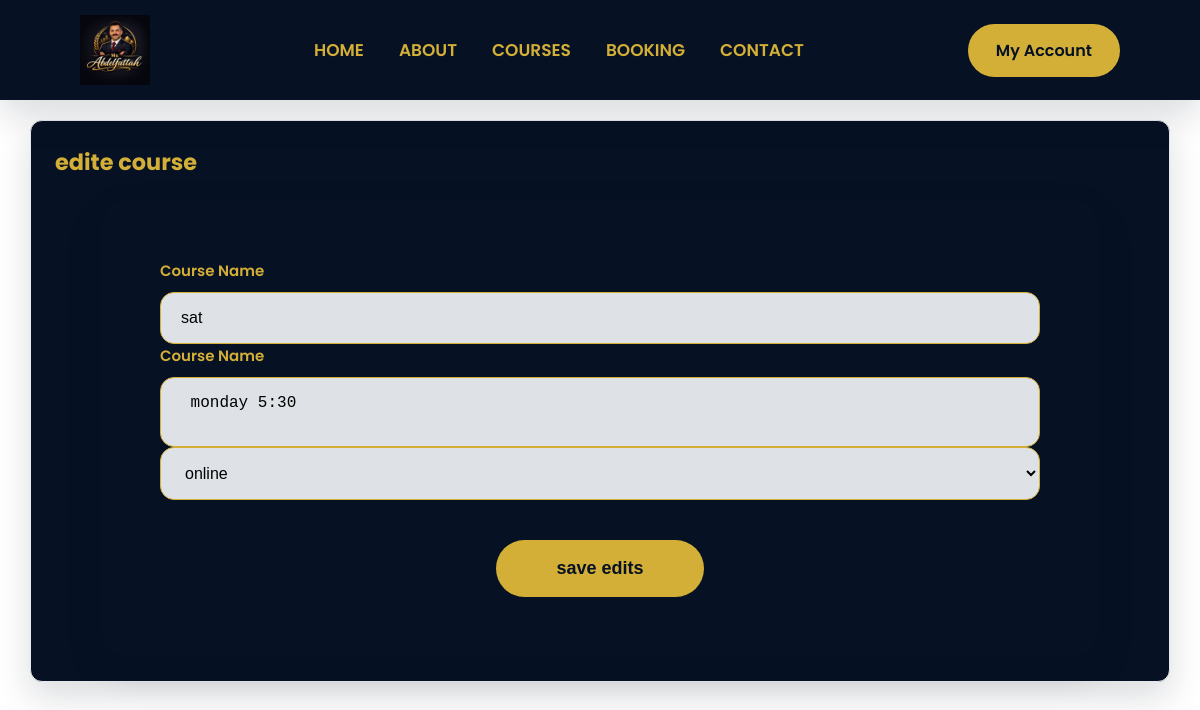
Screenshot of /admin/edit-course/1 (signed in) with the database file from the repository.
### models/course.py (models this page shows)
class Course(db.Model):
    id = db.Column(db.Integer, primary_key=True)
    title = db.Column(db.String(150), nullable=False)
    description = db.Column(db.Text, nullable=False)
    course_type = db.Column(db.String(20), nullable=False)
    image = db.Column(db.String(255), nullable=True)
    is_active = db.Column(db.Boolean, default=True)

### routes/admin.py (the view, shortened to what this page needs)
@admin.route("/admin/edit-course/<int:course_id>", methods=["GET", "POST"])
@login_required
@admin_required
def edit_course( course_id ):
    course = Course.query.get_or_404(course_id)
    return render_template("admin/edit-course.html", course=course, name="Edit Course")

### file.py (called while the page is built)
@login_manager.user_loader
def load_user(user_id):
    return db.session.get(User, int(user_id))

### templates/admin/edit-course.html (shortened to what this page needs)
{% extends "base.html"%}
{%block body%}
<div class="admin-container">
    <div class="card-admin">
        <div class="card-header">
            <h2 class="card-title">edite course</h2>
        </div>
        <div class="booking-form">
            <form method="post" class="admin-form">
               <div class="input-box">
                   <label class="form-label">Course Name</label>
                   <input
                    type="text"
                    name="title"
                    value="{{course.title}}"
                     required
                    >
               </div>
               <div class="input-box">
                   <label class="form-label">Course Name</label>
                  <textarea
                   name="description"
                   required
                  > {{course.description}}</textarea>
               </div>
               <div class="input-box">
                <select name="course_type" id="course_type" required>
                   <option value="online" {% if course.course_type =="online" %} selected {% endif %}>
                      online
                   </option>
                </select>
               </div>
               <div class="submit-btn">
                 <button type="submit">
                 save edits
                </button>
               </div>
            </form>
        </div>
    </div>
</div>
{%endblock%}

### static/css/style.css (style rules this page uses)
:root { --primary-color:#061123; --secondary-color:#d4af37; --background-color:#dee2e6; --white:#ffffff; --black:#000000; --dark-light:#14213d; --gray:#6c757d; --light-gray:#ced4da; --border-color:#adb5bd; --success:#2ecc71; --danger:#e63946; --warning:#fca311; --card-bg:#ffffff; --card-hover:#f9f9fa; --button-primary:#fca311; --button-hover:#d98c00; --button-dark:#061123; --shadow:0 15px 35px rgba(6, 17, 35,.15); --radius:10px; --trnasition:.35s ease; }
* { margin: 0; padding: 0; box-sizing: border-box; }
body { font-family: 'poppins', sans-serif; background: var(--white); color: var(--black); overflow-x: hidden; }
.booking-form { max-width: 1000px; margin: auto; background: var(--primary-color); border-radius: 30px; padding: 60px; box-shadow: var(--shadow); }
.input-box { display: flex; flex-direction: column; }
.input-box label { font-size: 15px; font-weight: 600; color: var(--secondary-color); margin-bottom: 10px; }
.input-box input, .input-box select, .input-box textarea { width: 100%; padding: 16px 20px; border: 1px solid var(--secondary-color); border-radius: 14px; font-size: 16px; outline: none; transition: var(--trnasition); background: var(--background-color); }
.input-box textarea { resize: none; }
.submit-btn { margin-top: 40px; text-align: center; }
.submit-btn button { padding: 18px 60px ; border:none ; border-radius: 50px ; background:var(--secondary-color); color: var(--primary-color) ; transition: var(--trnasition) ; font-size:18px ; font-weight: 700; cursor: pointer; }

### static/css/admin.css (style rules this page uses)
:root { --primary-color:#061123; --secondary-color:#d4af37; --background-color:#dee2e6; --white:#ffffff; --black:#000000; --dark-light:#14213d; --gray:#6c757d; --light-gray:#ced4da; --border-color:#adb5bd; --success:#2ecc71; --danger:#e63946; --warning:#fca311; --shadow:0 15px 35px rgba(6, 17, 35,.15); --radius:12px; --transition:.35s ease; }
* { margin: 0; padding: 0; box-sizing: border-box; }
body { background: var(--white); color: var(--black); overflow-x: hidden; }
.admin-container { padding-top: 80px; width: 95%; max-width: 1400px; margin: 40px auto; }
.card-admin { width: 100%; background: var(--primary-color); border: 1px solid #E5E7EB; border-radius: var(--radius); box-shadow: var(--shadow); padding: 24PX; transition: var(--transition); }
.card-header { display: flex; justify-content: space-between; align-items: center; margin-bottom: 20px; }
.card-title { font-size: 1.4rem; font-weight: 700; color: var(--secondary-color); }
.form-label { font-size: 0.95rem; font-weight: 600; color: #6c757d; }

### rows the page displays
Course: title "sat", description "monday 5:30", course_type "online"
